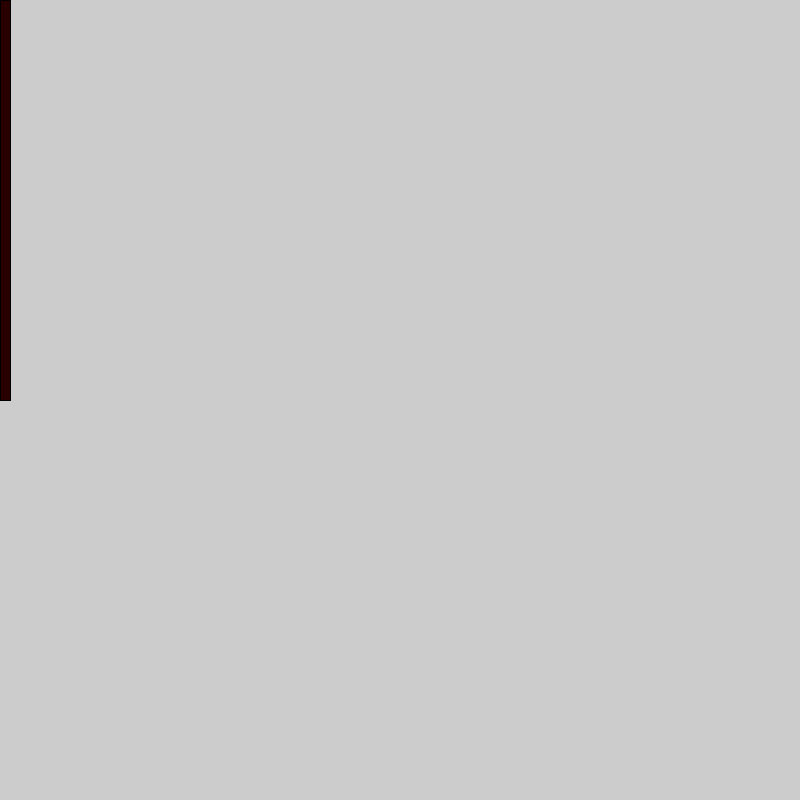
Frame 1 (no input)
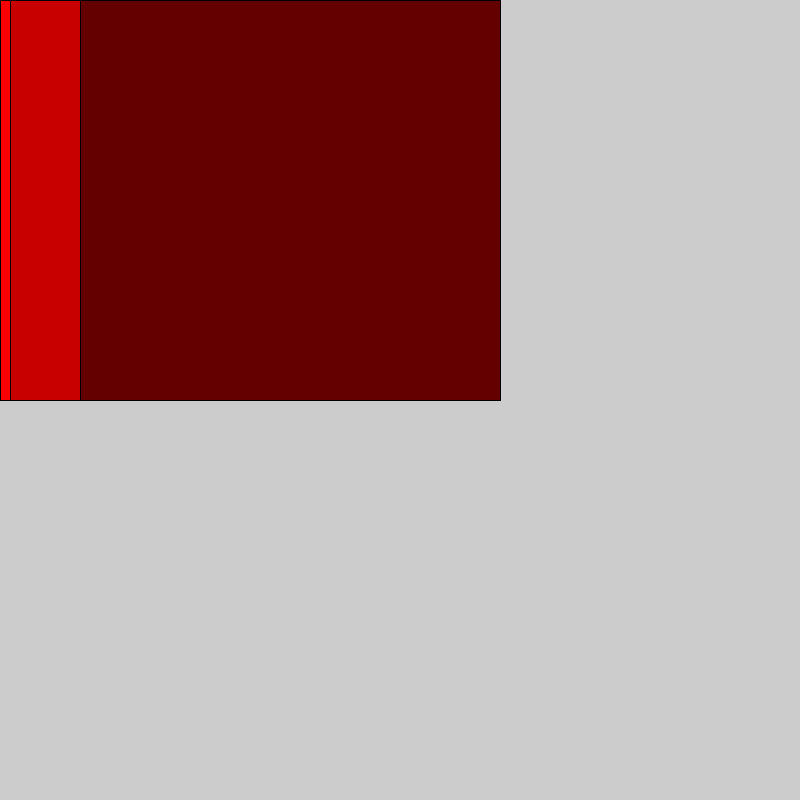
Frame 60 (the mouse pressed at the canvas centre just before this capture)
Frame 120 (the mouse held since frame 60 and released just before this capture): identical to frame 60, image omitted

The Processing sketch that drew these frames (run headless with seeded random() and noise(); from frame 60 on, the mouse is pressed at the canvas centre):

// Processing sketch: cours7_array
// ── cours7_array.pde
color [] tabCouleur = {
  color(40, 0, 0),
  color(60, 0, 0),
  color(100, 0, 0),
  color(200, 0, 0),
  color(250, 0, 0)
};
int [] tabSize = {10, 100, 500, 80, 10};
int index=0;

void setup() {
  size(800, 800);
  frameRate(20);
  println(tabCouleur.length);
}

void draw() {
  fill(tabCouleur[index]);
  rect(0, 0, tabSize[index], height/2);

  index=index+1;

  if (index>=tabCouleur.length) {
    index=0;
  }
}
